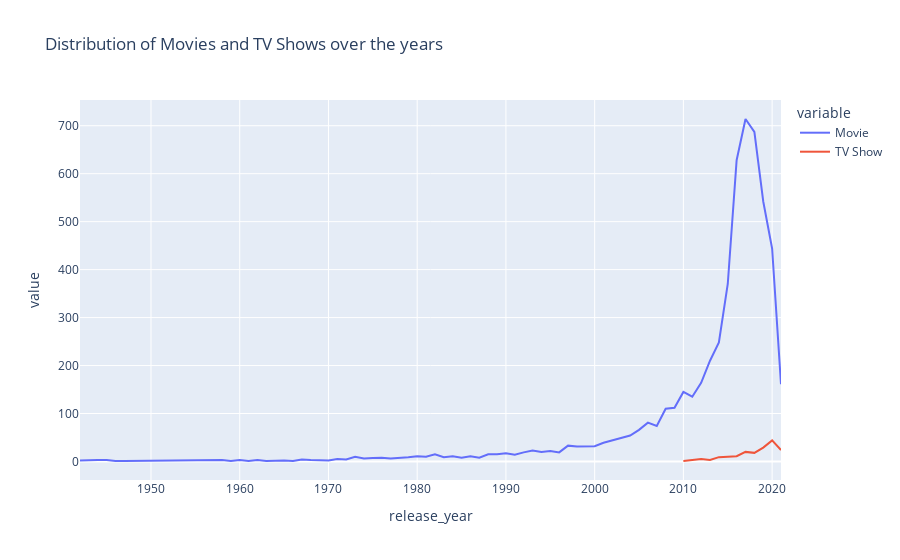

This figure's notebook cell:
### Code cell
# Code and visualization
# **`Question No 01:`** What is the distribution of the "type" column (movie vs. TV show) over the years?
q1 = df.groupby(['release_year','type']).size().unstack()
px.line(q1, x=q1.index, y=['Movie','TV Show'], title='Distribution of Movies and TV Shows over the years')

### Figure 1 — Plotly figure (JSON) as saved in the notebook; plotly's stock layout.template omitted (floating-point values rounded to 4 significant figures)
{"data": [{"hovertemplate": "variable=Movie<br>release_year=%{x}<br>value=%{y}<extra></extra>", "legendgroup": "Movie", "line": {"color": "#636efa", "dash": "solid"}, "marker": {"symbol": "circle"}, "mode": "lines", "name": "Movie", "orientation": "v", "showlegend": true, "type": "scatter", "x": [1942, 1943, 1944, 1945, 1946, 1947, 1954, 1955, 1956, 1958, 1959, 1960, 1961, 1962, 1963, 1964, 1965, 1966, 1967, 1968, 1969, 1970, 1971, 1972, 1973, 1974, 1975, 1976, 1977, 1978, 1979, 1980, 1981, 1982, 1983, 1984, 1985, 1986, 1987, 1988, 1989, 1990, 1991, 1992, 1993, 1994, 1995, 1996, 1997, 1998, 1999, 2000, 2001, 2002, 2003, 2004, 2005, 2006, 2007, 2008, 2009, 2010, 2011, 2012, 2013, 2014, 2015, 2016, 2017, 2018, 2019, 2020, 2021], "xaxis": "x", "y": [2, 3, 3, 3, 1, 1, 2, 3, 2, 3, 1, 3, 1, 3, 1, 2, 2, 1, 4, 3, 2, 2, 5, 4, 10, 6, 7, 8, 6, 7, 9, 11, 10, 15, 9, 11, 8, 11, 8, 15, 15, 17, 14, 19, 23, 20, 22, 19, 33, 31, 31, 32, 39, 44, 50, 54, 66, 81, 74, 110, 112, 145, 135, 164, 210, 248, 370, 628, 714, 687, 542, 444, 161], "yaxis": "y"}, {"hovertemplate": "variable=TV Show<br>release_year=%{x}<br>value=%{y}<extra></extra>", "legendgroup": "TV Show", "line": {"color": "#EF553B", "dash": "solid"}, "marker": {"symbol": "circle"}, "mode": "lines", "name": "TV Show", "orientation": "v", "showlegend": true, "type": "scatter", "x": [1942, 1943, 1944, 1945, 1946, 1947, 1954, 1955, 1956, 1958, 1959, 1960, 1961, 1962, 1963, 1964, 1965, 1966, 1967, 1968, 1969, 1970, 1971, 1972, 1973, 1974, 1975, 1976, 1977, 1978, 1979, 1980, 1981, 1982, 1983, 1984, 1985, 1986, 1987, 1988, 1989, 1990, 1991, 1992, 1993, 1994, 1995, 1996, 1997, 1998, 1999, 2000, 2001, 2002, 2003, 2004, 2005, 2006, 2007, 2008, 2009, 2010, 2011, 2012, 2013, 2014, 2015, 2016, 2017, 2018, 2019, 2020, 2021], "xaxis": "x", "y": [null, null, null, null, 1, null, null, null, null, null, null, null, null, null, null, null, null, null, null, null, null, null, null, null, null, null, null, null, null, null, null, null, null, null, null, null, null, null, null, null, null, 1, null, null, null, null, null, null, null, null, null, null, 1, null, null, null, null, 4, null, null, null, 1, 3, 5, 3, 9, 10, 11, 20, 18, 29, 44, 24], "yaxis": "y"}], "layout": {"legend": {"title": {"text": "variable"}, "tracegroupgap": 0}, "title": {"text": "Distribution of Movies and TV Shows over the years"}, "xaxis": {"anchor": "y", "domain": [0, 1], "title": {"text": "release_year"}}, "yaxis": {"anchor": "x", "domain": [0, 1], "title": {"text": "value"}}}}
